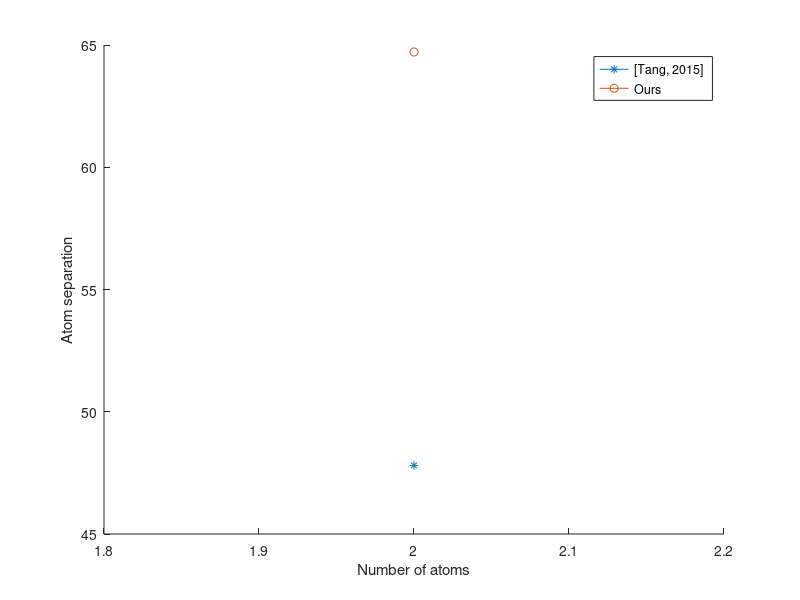

Here is the MATLAB script that generated this plot:
% This file is to calculate the minimal separation between two atoms, and
% there are only two atoms in the atomic set.
% 
% Based on [Tang, 2015], [Xu, 2017]
%
% Created by JYI, 11/04/2019
% 
%% 
% rng(0)
% N = 127; n = N-1; t = 0:n;
% f = rand(3,1);
% AtomSet = exp(sqrt(-1)*2*pi*kron(t',f'));
% aDist = norm(AtomSet(:,1) - AtomSet(:,2),2);
% SVal = svd(AtomSet);
% aDistD = 2* SVal(end) / sqrt(3);
% 

%%
rng(0); 
N = 2095; n = N-1; t = 0:n; 
figname = sprintf('Atom_separation_%s',datestr(now,'yyyymmddHHMM'));

aNumA = 2;
aDistT = [];
aDistX = [];

for aNum=aNumA
    
    % Tang
    f1 = rand(aNum-1,1); 
    fDist = 2/(2*pi*n); 
    f2 = f1(1)+fDist;
    while f2>1 || f2 <0
        f2 = f1-fDist;
    end

    AtomSet = exp(sqrt(-1)*2*pi*kron(t',[f1;f2]'));

    a1 = AtomSet(:,1);
    a2 = AtomSet(:,end);
    aDist = norm(a1-a2,2); 
    aDistT = [aDistT,aDist];
    fprintf('Tang: Atom separation: %8.4e, Fre 1 %8.4e, Fre 2 %8.4e, Freq separation %8.4e\n', ...
        aDist,f1,f2,fDist);

    % Xu
    fDist = 2/(n);
    f2 = f1(1)+fDist;
    while f2>1 || f2 <0
        f2 = f1-fDist;
    end
    
    AtomSet = exp(sqrt(-1)*2*pi*kron(t',[f1;f2]'));
    Q = rank(AtomSet);
    if Q==aNum
        SVal = svd(AtomSet); % A = [a1,a2]; 
        aDistD = 2* SVal(end) / sqrt(aNum);
        aDistX = [aDistX,aDistD];
    end

    fprintf('Xu: Atom separation %8.4e, Fre 1 %8.4e, Fre 2 %8.4e\n',aDistD,f1,f2);
end

figure; hold on;
plot(aNumA,aDistT,'-*'); plot(aNumA,aDistX,'-o');
legend('[Tang, 2015]','Ours');
xlabel('Number of atoms'); ylabel('Atom separation');

% fig = gcf;
% fig.PaperPositionMode = 'auto';
% fig_pos = fig.PaperPosition;
% fig.PaperSize = [fig_pos(3),fig_pos(4)];
% print(fig,figname,'-dpdf');
% close all;

